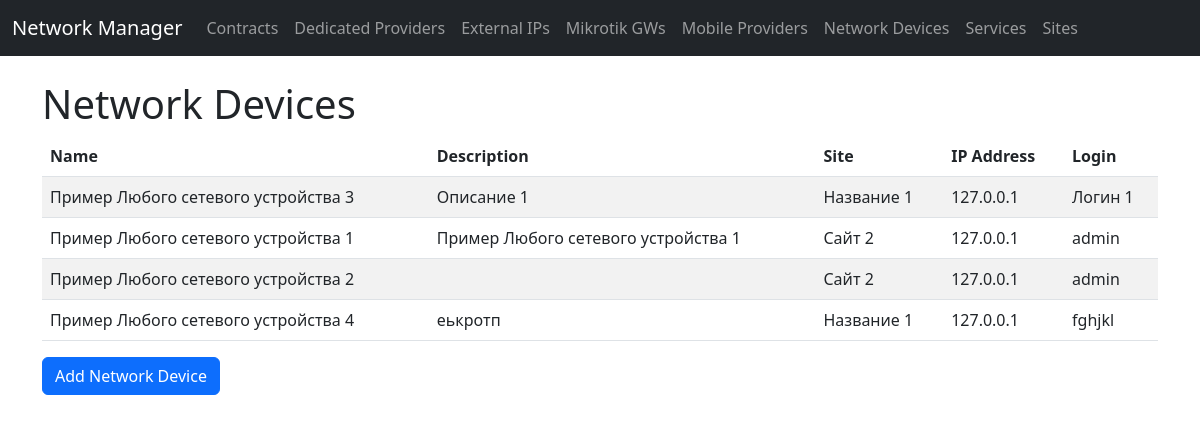
Page /network-devices/ on the earlier database version.
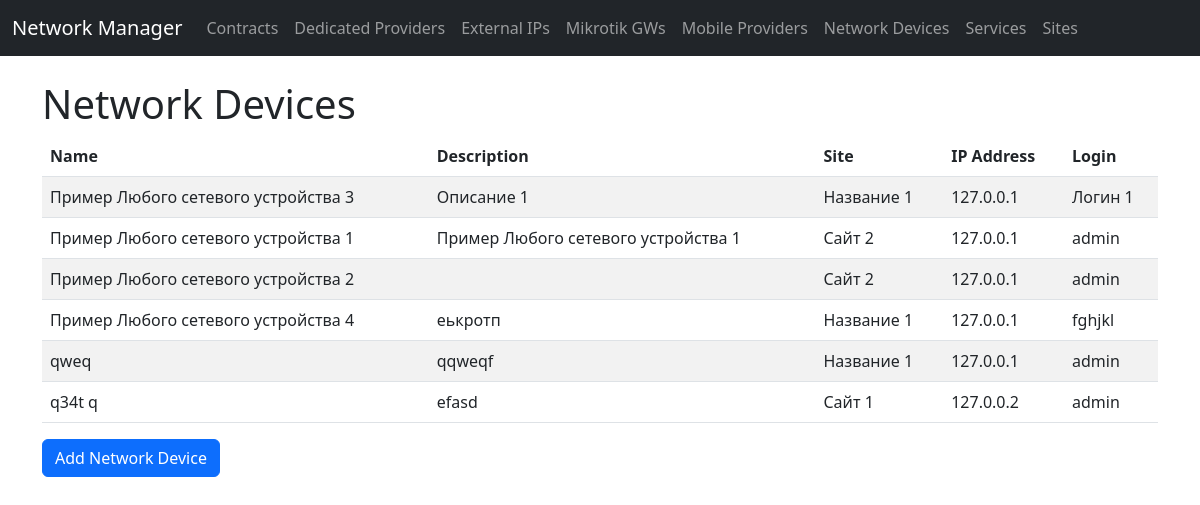
Same page on the later database version.
### network_manager/models.py (models this page shows, shortened)
class NetworkDevice(models.Model):
    name = models.CharField(max_length=255, verbose_name="Название")
    description = models.TextField(verbose_name="Описание", blank=True, null=True)
    site = models.ForeignKey(Site, on_delete=models.CASCADE, verbose_name="Расположение")
    ip_address = models.GenericIPAddressField(protocol='IPv4', verbose_name="IP Адрес")
    login = models.CharField(max_length=255, verbose_name="Логин")
    password = models.CharField(max_length=255, verbose_name="Пароль")

class Site(models.Model):
    name = models.CharField(max_length=255, verbose_name="Название")
    description = models.TextField(verbose_name="Описание", blank=True, null=True)
    address = models.CharField(max_length=255, verbose_name="Адрес")
    td = models.CharField(max_length=255, verbose_name="Торговая дирекция, регион")
    legal_entity = models.CharField(max_length=255, verbose_name="Юридическое лицо")
    data_subnet = models.GenericIPAddressField(protocol='IPv4', verbose_name="Подсеть Data", blank=True, null=True)
    voice_subnet = models.GenericIPAddressField(protocol='IPv4', verbose_name="Подсеть Voice", blank=True, null=True)
    tech_subnet = models.GenericIPAddressField(protocol='IPv4', verbose_name="Подсеть Tech", blank=True, null=True)
    iot_subnet = models.GenericIPAddressField(protocol='IPv4', verbose_name="Подсеть IoT", blank=True, null=True)
    def __str__(self):
        return self.name

### network_manager/views.py (the view)
# urls.py: path('network-devices/', network_device_list, name='network_device_list'),
def network_device_list(request):
    network_devices = NetworkDevice.objects.all()
    return render(request, 'network_manager/network_device_list.html', {'network_devices': network_devices})

### network_manager/templates/network_manager/network_device_list.html (shortened to what this page needs)
{% extends 'base.html' %}
{% block content %}
<h1>Network Devices</h1>
<table class="table table-striped table-hover">
    <thead>
        <tr>
            <th>Name</th>
            <th>Description</th>
            <th>Site</th>
            <th>IP Address</th>
            <th>Login</th>
        </tr>
    </thead>
    <tbody>
        {% if network_devices %}
            {% for device in network_devices %}
            <tr onclick="location.href='{% url 'edit_network_device' device.id %}'" style="cursor: pointer;">
                <td>{{ device.name }}</td>
                <td>{{ device.description }}</td>
                <td>{{ device.site }}</td>
                <td>{{ device.ip_address }}</td>
                <td>{{ device.login }}</td>
            </tr>
            {% endfor %}
        {% else %}
            <tr>
                <td colspan="5">No network devices available.</td>
            </tr>
        {% endif %}
    </tbody>
</table>
<a href="{% url 'add_network_device' %}" class="btn btn-primary">Add Network Device</a>
{% endblock %}

Differences in the rows shown:
added NetworkDevice: name "qweq", description "qqweqf", site "Название 1", ip_address "127.0.0.1", login "admin"
added NetworkDevice: name "q34t q", description "efasd", site "Сайт 1", ip_address "127.0.0.2", login "admin"
